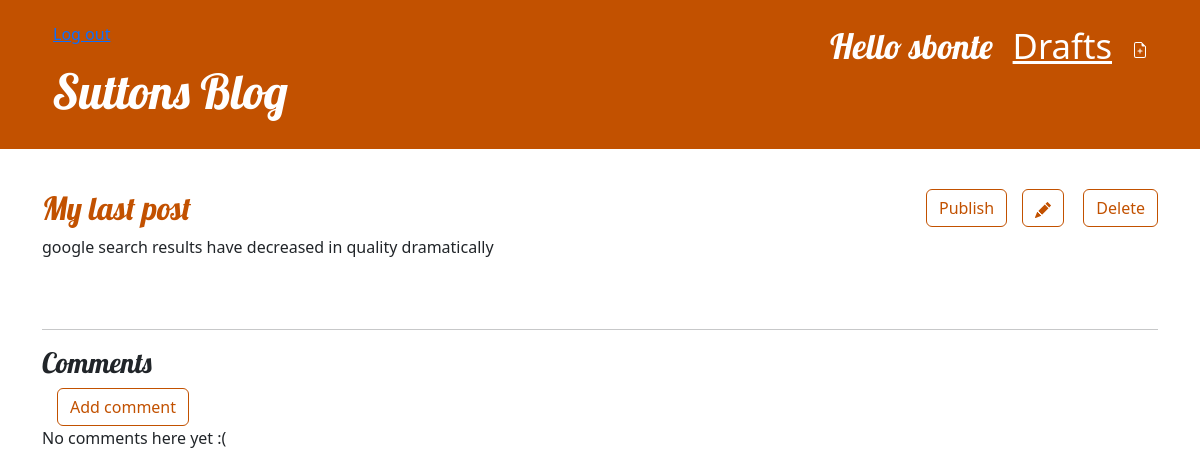
The page /post/3/ (signed in) on the database as committed earlier.
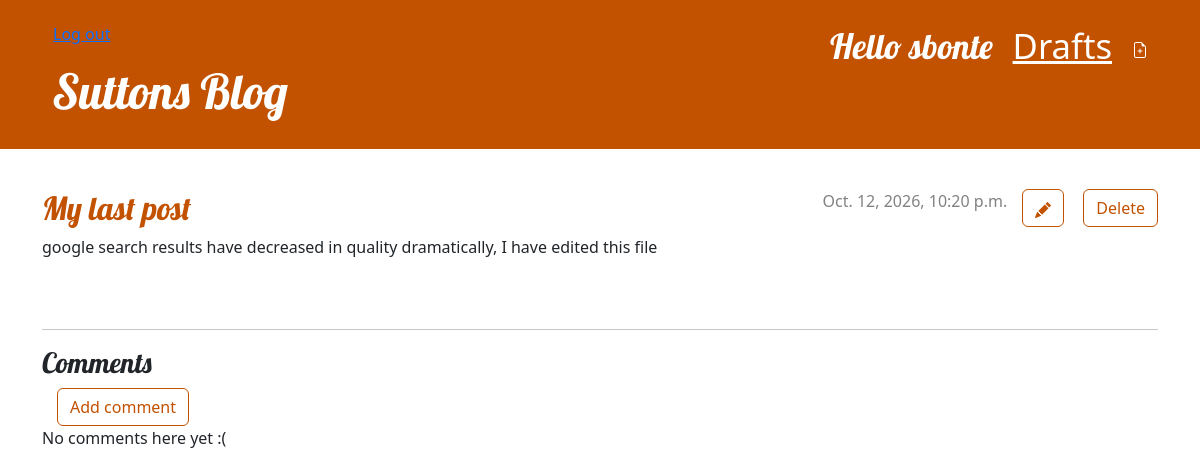
The same page on the database as committed later.
### blog/models.py (models this page shows, shortened)
class Post(models.Model):
    author = models.ForeignKey(settings.AUTH_USER_MODEL, on_delete=models.CASCADE)
    title = models.CharField(max_length=200)
    text = models.TextField()
    create_date = models.DateTimeField(default=timezone.now)
    published_date = models.DateTimeField(blank=True, null=True)

### blog/views.py (the view)
# urls.py: path('post/<int:pk>/', views.post_detail, name='post_detail'),
def post_detail(request, pk):
    post = get_object_or_404(Post, pk=pk)
    if post.published_date is None and not request.user.is_authenticated:
        raise Http404
    return render(request, 'blog/post_detail.html', {'post': post})

### blog/templates/blog/post_detail.html (shortened to what this page needs)
{% extends 'blog/base.html' %}
{% block content %}
    <article class="post">
        <aside class="actions">
            {% if user.is_authenticated %}
                <a class="btn btn-secondary" href="{% url 'post_edit' pk=post.pk %}">
                </a>
                <form method="post" action="{% url 'post_remove' pk=post.pk %}" style="display: inline;" onsubmit="return confirm('Delete this post and its comments?');">
                    <button type="submit" class="btn btn-secondary">Delete</button>
                </form>
            {% endif %}
        </aside>
        {% if post.published_date %}
            <time class="date">
                {{ post.published_date }}
            </time>
        {% elif user.is_authenticated %}
            <aside class="actions">
                <form method="post" action="{% url 'post_publish' pk=post.pk %}">
                    <button type="submit" class="btn btn-secondary">Publish</button>
                </form>
            </aside>
        {% endif %}
        <h2>{{ post.title }}</h2>
        <p>{{ post.text|linebreaksbr }}</p>
    </article>
    <hr>
    <h3>Comments</h3>
    <a class="btn btn-secondary" role="button" href="{% url 'add_comment_to_post' pk=post.pk %}">Add comment</a>
    {% for comment in post.comments.all %}
        {% if user.is_authenticated or comment.approved_comment %}
            <div class="comment">
                <div class="date">
                    {{ comment.created_date }}
                    {% if user.is_authenticated and not comment.approved_comment %}
                        <a class="btn btn-default" href="{% url 'comment_remove' pk=comment.pk %}" aria-label="Remove comment">Remove</a>
                        <a class="btn btn-default" href="{% url 'comment_approve' pk=comment.pk %}" aria-label="Approve comment">Approve</a>
                    {% endif %}
                </div>
                <strong>{{ comment.author }}</strong>
                <p>{{ comment.text|linebreaks }}</p>
            </div>
        {% endif %}
    {% empty %}
        <p>No comments here yet :(</p>
    {% endfor %}
{% endblock %}

Rows that differ between the two databases and show on the page:
changed Post "My last post": published_date (not shown) → "Oct. 12, 2026, 10:20 p.m."; text "google search results have decreased in quality dramatically" → "google search results have decreased in quality dramatically, I have edited this file"
Other text that changed with them:
text no longer shown: "Publish"
